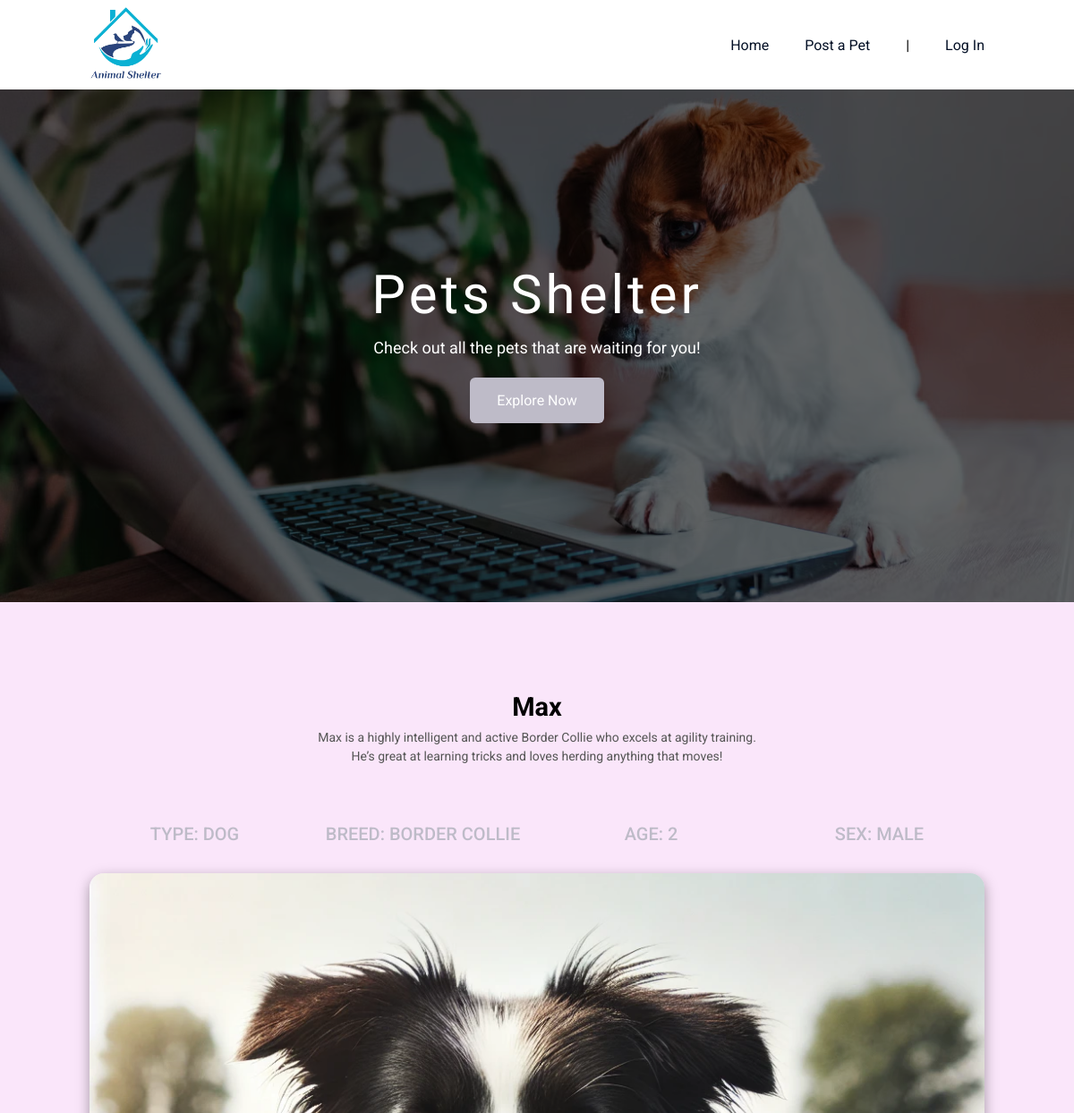
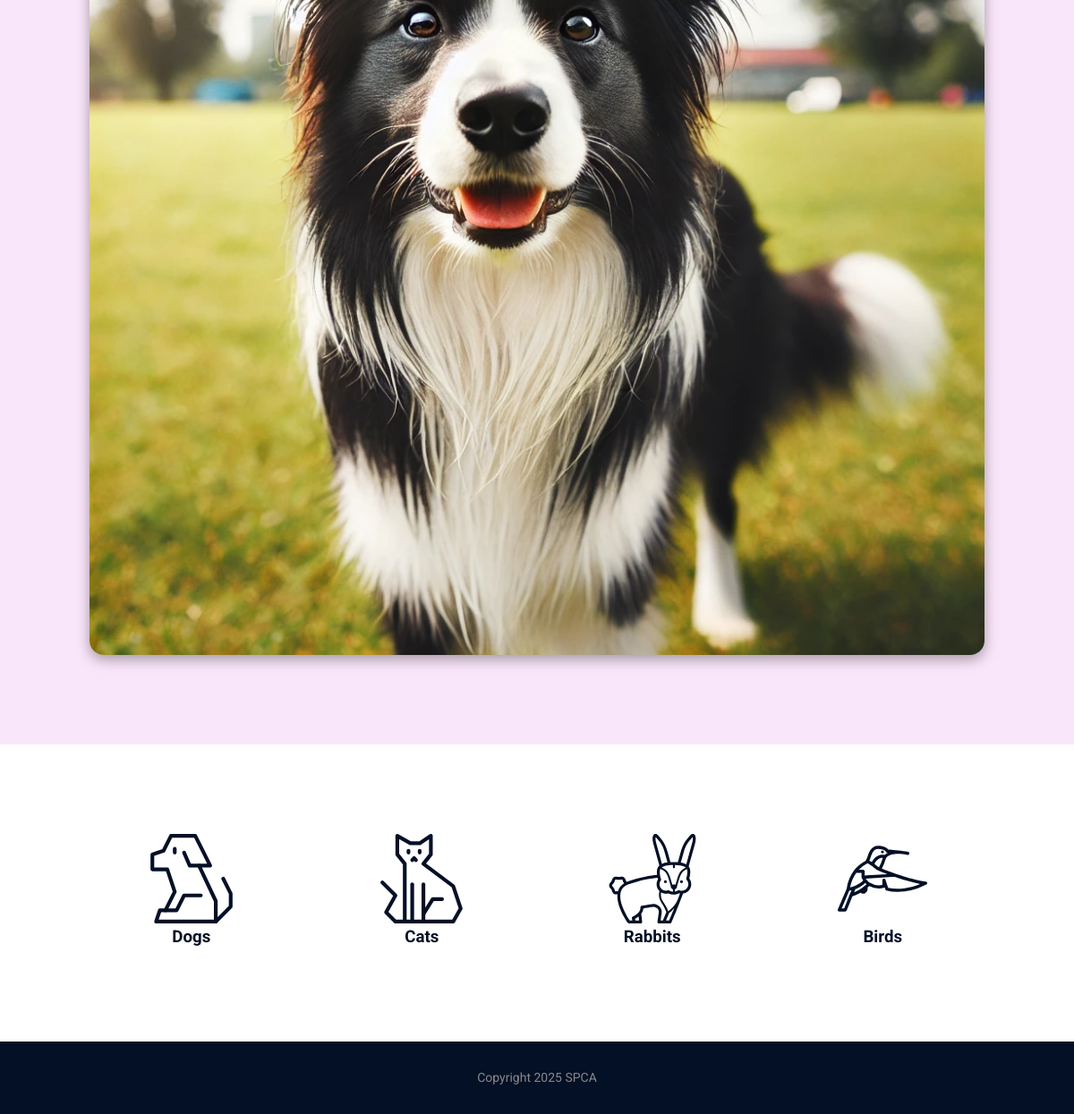
The app's page /pet.php?pet=15 with its own data (2 pictures, top to bottom).
### tables this page shows
CREATE TABLE `pets` (
  `id` int(11) NOT NULL,
  `name` varchar(255) NOT NULL,
  `age` varchar(255) NOT NULL,
  `type` varchar(255) NOT NULL,
  `sex` varchar(255) NOT NULL,
  `breed` varchar(255) NOT NULL,
  `image` varchar(255) NOT NULL,
  `description` text NOT NULL
);

### pet.php (the view, shortened to what this page needs)
<?php
include_once "./configs.php";
 if(isset($_GET["pet"])){
     $petId = $_GET["pet"];
     $request = $conn->prepare("SELECT * FROM pets WHERE id = ?");
     $request->bind_param("i", $petId);
 }
$request->execute();
$result = $request->get_result();
?>
<!doctype html>
<html lang="en">
<head>
    <link rel="stylesheet" href="styles.css">
</head>
<body>
    <?php include_once "components/header.php"; ?>
    <main>
        <?php include_once "components/banner-home.php"; ?>
        <section class="latest">
            <div class="container">
                <?php
                if ($result->num_rows > 0) {
                $row = $result->fetch_assoc()
                ?>
                <div class="section-header" id="section-header">
                    <h2><?= $row['name'] ?></h2>
                    <p><?= $row['description'] ?></p>
                </div>
                <ul class="pet-details">
                    <li>Type: <?= $row['type'] ?></li>
                    <li>Breed: <?= $row['breed'] ?></li>
                    <li>Age: <?= $row['age'] ?></li>
                    <li>Sex: <?= $row['sex'] ?></li>
                </ul>
                <div class="pet-img">
                    <img src="<?= $row['image'] ?>" alt=""/>
                </div>
                    <?php
                } else {
                    echo "No results found!";
                }
                ?>
            </div>
        </section>
        <?php include_once "sections/pet-choice.php"; ?>
    </main>
    <?php include_once "components/footer.php"; ?>
</body>
</html>

### styles.css (style rules this page uses)
:root { --primary-color: #041026; --secondary-color: #bebbc8; }
* { margin: 0; padding: 0; box-sizing: border-box; outline: none; }
body { font-family: "Roboto", serif; }
section { padding: 100px 0; }
h2 { font-size: 29px; margin-bottom: 7px; }
p { color: #555; font-size: 14px; line-height: 1.5; }
ul { list-style: none; }
.container { max-width: 1000px; width: 90%; margin: 0 auto; }
.latest { background: #fae6fa; }
.section-header { text-align: center; max-width: 500px; margin: 0 auto 30px; }

### records on screen
pets: name "Max", description "Max is a highly intelligent and active Border Collie who excels at agility training. He’s great at learning tricks and loves herding anything that moves!", type "DOG", breed "BORDER COLLIE", age "2", sex "MALE", image (picture)
